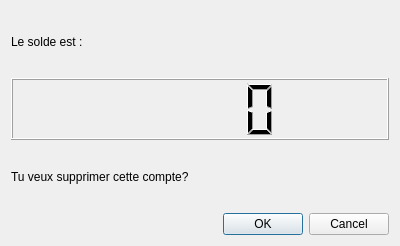
<?xml version="1.0" encoding="UTF-8"?>
<ui version="4.0">
 <class>fen_Supprimercompte</class>
 <widget class="QDialog" name="fen_Supprimercompte">
  <property name="geometry">
   <rect>
    <x>0</x>
    <y>0</y>
    <width>400</width>
    <height>246</height>
   </rect>
  </property>
  <property name="windowTitle">
   <string>Dialog</string>
  </property>
  <layout class="QVBoxLayout" name="verticalLayout">
   <item>
    <widget class="QLabel" name="label_2">
     <property name="text">
      <string>Le solde est :</string>
     </property>
    </widget>
   </item>
   <item>
    <widget class="QLCDNumber" name="Affichage_solde"/>
   </item>
   <item>
    <widget class="QLabel" name="label">
     <property name="text">
      <string>Tu veux supprimer cette compte?</string>
     </property>
    </widget>
   </item>
   <item>
    <widget class="QDialogButtonBox" name="buttonBox">
     <property name="orientation">
      <enum>Qt::Horizontal</enum>
     </property>
     <property name="standardButtons">
      <set>QDialogButtonBox::Cancel|QDialogButtonBox::Ok</set>
     </property>
    </widget>
   </item>
  </layout>
 </widget>
 <resources/>
 <connections>
  <connection>
   <sender>buttonBox</sender>
   <signal>accepted()</signal>
   <receiver>fen_Supprimercompte</receiver>
   <slot>accept()</slot>
   <hints>
    <hint type="sourcelabel">
     <x>248</x>
     <y>254</y>
    </hint>
    <hint type="destinationlabel">
     <x>157</x>
     <y>274</y>
    </hint>
   </hints>
  </connection>
  <connection>
   <sender>buttonBox</sender>
   <signal>rejected()</signal>
   <receiver>fen_Supprimercompte</receiver>
   <slot>reject()</slot>
   <hints>
    <hint type="sourcelabel">
     <x>316</x>
     <y>260</y>
    </hint>
    <hint type="destinationlabel">
     <x>286</x>
     <y>274</y>
    </hint>
   </hints>
  </connection>
 </connections>
</ui>
